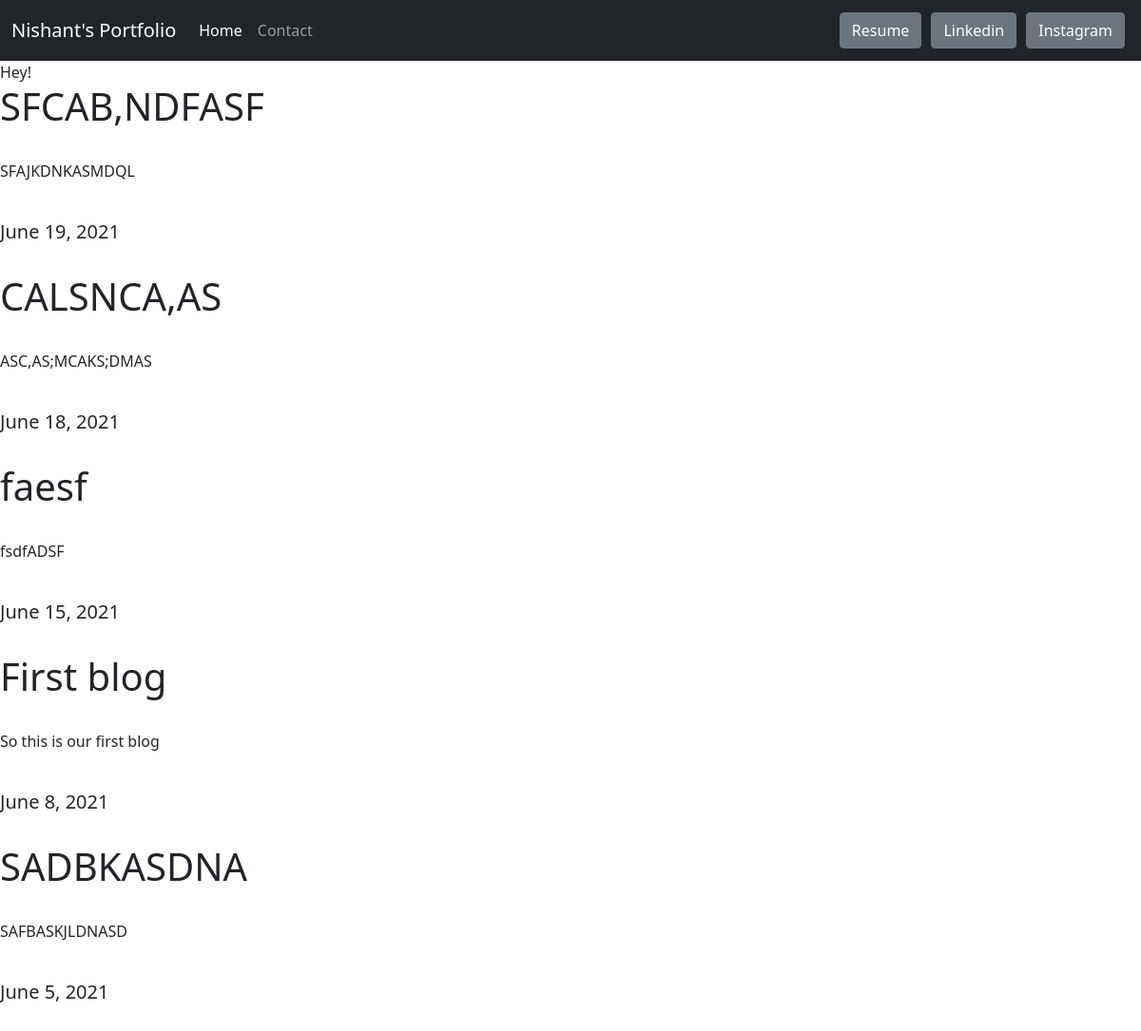
Screenshot of /blog/ with the database file from the repository.
### blog/models.py (models this page shows)
class Blog(models.Model):
    title=models.CharField(max_length=200)
    description=models.TextField()
    date=models.DateField()

### blog/views.py (the view)
# urls.py: path('',views.all_blogs,name="all_blogs")
def all_blogs(request):
    blogs=Blog.objects.order_by('-date')[:5]
    return render(request,'all_blogs.html',{'blogs':blogs})

### template/all_blogs.html
{% extends 'base.html' %}
{%block content%}
Hey!<br>
{%for blog in blogs%}
<h1>{{blog.title}}</h1><br>
<p>{{blog.description}}</p><br>
<h5>{{blog.date}}</h5><br>
{%endfor%}
{% endblock %}

### template/base.html (shortened to what this page needs)
{%load static%}
<!doctype html>
<html lang="en">
  <head>
    <link href="https://cdn.jsdelivr.net/npm/bootstrap@5.0.1/dist/css/bootstrap.min.css" rel="stylesheet">
  </head>
  <body>
  <nav class="navbar navbar-expand-lg navbar-dark bg-dark">
  <div class="container-fluid">
    <a class="navbar-brand" href="#">Nishant's Portfolio</a>
    <div class="collapse navbar-collapse" id="navbarSupportedContent">
      <ul class="navbar-nav me-auto mb-2 mb-lg-0">
        <li class="nav-item">
          <a class="nav-link active" aria-current="page" href="/">Home</a>
        </li>
        <li class="nav-item">
          <a class="nav-link" href="/contact">Contact</a>
        </li>
      </ul>
      <form class="d-flex">
      <a class="btn btn-secondary" href="{%static 'portfolio/resume.pdf' %}" target="_blank"role="button" style="margin:5px;">Resume</a>
      <a class="btn btn-secondary" href="https://www.linkedin.com/in/nishant-mishra-1b4839167" target="_blank" role="button" style="margin:5px;">Linkedin</a>
      <a class="btn btn-secondary" href="https://www.instagram.com/nishant_._mishra/" target="_blank" role="button" style="margin:5px;">Instagram</a>
      </form>
    </div>
  </div>
</nav>
{%block content%}{% endblock %}
  </body>
</html>

### rows the page displays
Blog: title "SFCAB,NDFASF", description "SFAJKDNKASMDQL", date "June 19, 2021"
Blog: title "CALSNCA,AS", description "ASC,AS;MCAKS;DMAS", date "June 18, 2021"
Blog: title "faesf", description "fsdfADSF", date "June 15, 2021"
Blog: title "First blog", description "So this is our first blog", date "June 8, 2021"
Blog: title "SADBKASDNA", description "SAFBASKJLDNASD", date "June 5, 2021"
